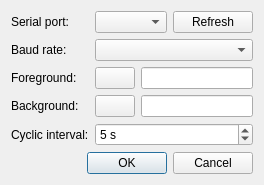
<?xml version="1.0" encoding="UTF-8"?>
<ui version="4.0">
 <class>PrefsDialog</class>
 <widget class="QDialog" name="PrefsDialog">
  <property name="windowTitle">
   <string>Preferences</string>
  </property>
  <layout class="QVBoxLayout" name="verticalLayout">
   <item>
    <layout class="QFormLayout" name="formLayout">
     <item row="0" column="0">
      <widget class="QLabel" name="label_port">
       <property name="text">
        <string>Serial port:</string>
       </property>
      </widget>
     </item>
     <item row="0" column="1">
      <layout class="QHBoxLayout" name="portRow">
       <item>
        <widget class="QComboBox" name="cb_tty"/>
       </item>
       <item>
        <widget class="QPushButton" name="btn_refresh">
         <property name="text">
          <string>Refresh</string>
         </property>
        </widget>
       </item>
      </layout>
     </item>
     <item row="1" column="0">
      <widget class="QLabel" name="label_baud">
       <property name="text">
        <string>Baud rate:</string>
       </property>
      </widget>
     </item>
     <item row="1" column="1">
      <widget class="QComboBox" name="cb_baud"/>
     </item>
     <item row="2" column="0">
      <widget class="QLabel" name="label_fg">
       <property name="text">
        <string>Foreground:</string>
       </property>
      </widget>
     </item>
     <item row="2" column="1">
      <layout class="QHBoxLayout" name="fgRow">
       <item>
        <widget class="QPushButton" name="btn_fg">
         <property name="minimumWidth">
          <number>120</number>
         </property>
        </widget>
       </item>
       <item>
        <widget class="QLineEdit" name="le_fg">
         <property name="readOnly">
          <bool>true</bool>
         </property>
        </widget>
       </item>
      </layout>
     </item>
     <item row="3" column="0">
      <widget class="QLabel" name="label_bg">
       <property name="text">
        <string>Background:</string>
       </property>
      </widget>
     </item>
     <item row="3" column="1">
      <layout class="QHBoxLayout" name="bgRow">
       <item>
        <widget class="QPushButton" name="btn_bg">
         <property name="minimumWidth">
          <number>120</number>
         </property>
        </widget>
       </item>
       <item>
        <widget class="QLineEdit" name="le_bg">
         <property name="readOnly">
          <bool>true</bool>
         </property>
        </widget>
       </item>
      </layout>
     </item>
     <item row="4" column="0">
      <widget class="QLabel" name="label_interval">
       <property name="text">
        <string>Cyclic interval:</string>
       </property>
      </widget>
     </item>
     <item row="4" column="1">
      <widget class="QSpinBox" name="sb_interval">
       <property name="suffix">
        <string> s</string>
       </property>
       <property name="minimum">
        <number>1</number>
       </property>
       <property name="maximum">
        <number>3600</number>
       </property>
       <property name="value">
        <number>5</number>
       </property>
      </widget>
     </item>
    </layout>
   </item>
   <item>
    <widget class="QDialogButtonBox" name="buttonBox">
     <property name="standardButtons">
      <set>QDialogButtonBox::Cancel|QDialogButtonBox::Ok</set>
     </property>
    </widget>
   </item>
  </layout>
 </widget>
 <resources/>
 <connections/>
</ui>
